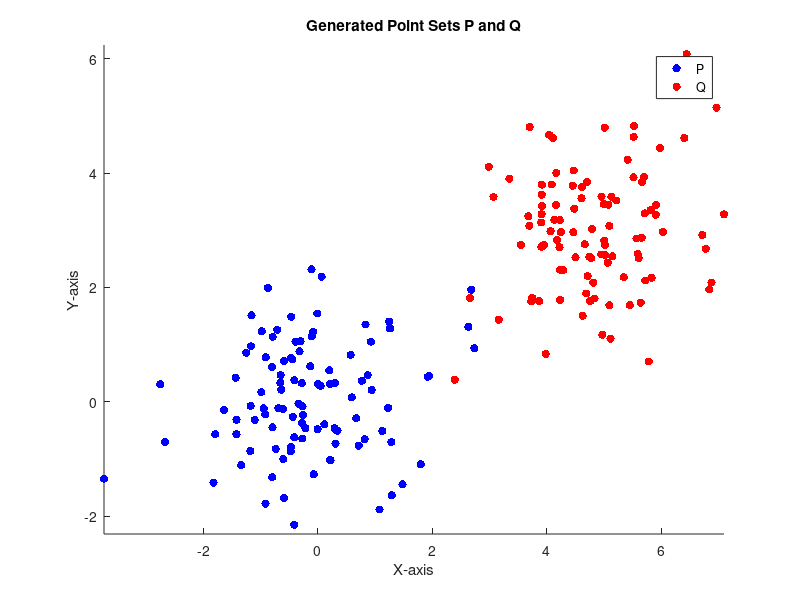

Source code (MATLAB):
clc;
clear;
% % %
% Generate a random data to visualize and check our calculations
rng(42); % Set seed for reproducibility

num_points = 100; %important parameter

% Its 2D so 2, num_points
P = randn(2, num_points);

% What will be the magic transformation/rotation between Q and P
%P is our imaginary scan data
%Q is our imaginary target data
angle = 30; % Rotation angle in degrees
R = [cosd(angle), -sind(angle); sind(angle), cosd(angle)]; % Rotation matrix
translation = [5; 3]; % Translation vector
Q = R * P + translation;

% Add some noise to Q to increase it
Q = Q + 0.2 * randn(size(Q));
% % % % 

% Visualize the points
figure;
scatter(P(1, :), P(2, :), 'b', 'filled', 'DisplayName', 'P');
hold on;
scatter(Q(1, :), Q(2, :), 'r', 'filled', 'DisplayName', 'Q');
title('Generated Point Sets P and Q');
xlabel('X-axis');
ylabel('Y-axis');
legend('Location', 'Best');
axis equal;
hold off;

% Save the data to a file if needed
save('icp_example_data.mat', 'P', 'Q');


